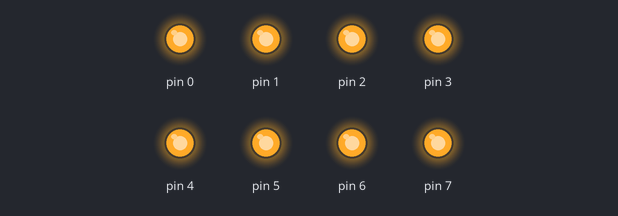
This sketch was run on a simulated Arduino Uno, built with avr-gcc and run on an emulated ATmega328P. Shown: output pins drawn as LEDs (lit = HIGH).

Above: at 0.05 s.
At 0.35 s:
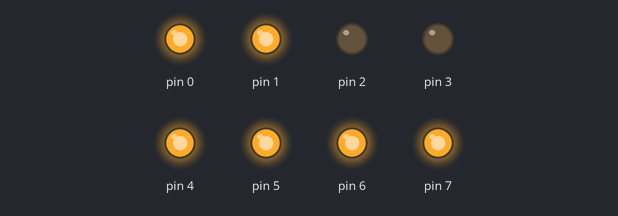
At 0.75 s:
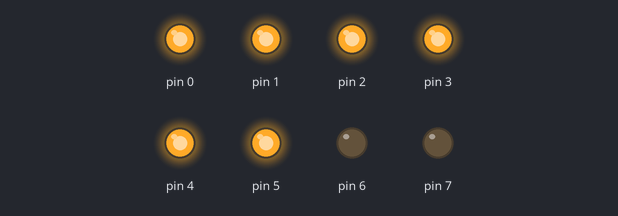
At 1.45 s:
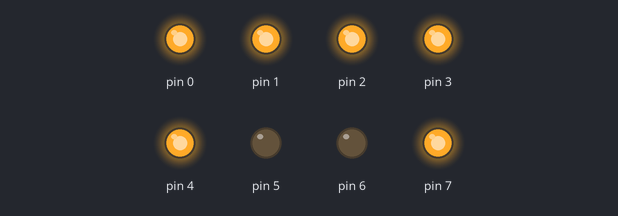
At 2.15 s:
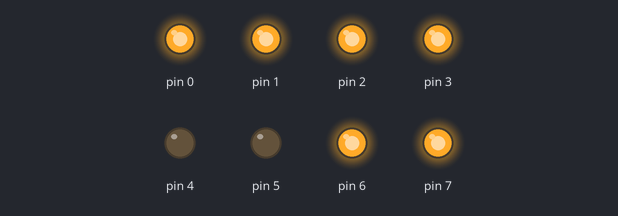
At 2.85 s:
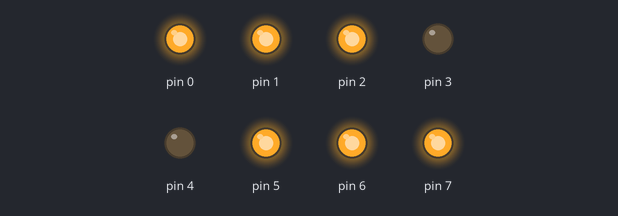
Timing chart, 0 to 3.1 s (numbered marks = the images above):
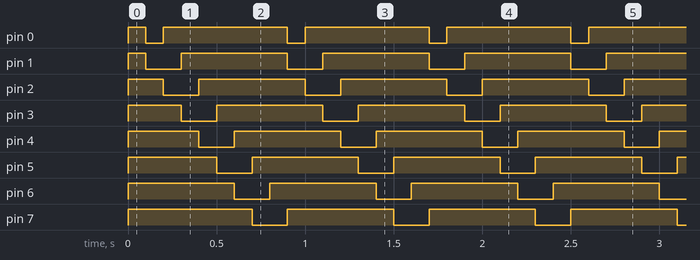

The sketch:

Running_Led.ino
```cpp
int a=3;
int b=0;
int c=0;

void setup() {
pinMode(0,OUTPUT);
pinMode(1,OUTPUT);
pinMode(2,OUTPUT);
pinMode(3,OUTPUT);
pinMode(4,OUTPUT);
pinMode(5,OUTPUT);
pinMode(6,OUTPUT);
pinMode(7,OUTPUT);
}

void loop() {
PORTD=~b;
b=a<<c;
c++;
if(c==8){c=0;}
delay(100);
}
```

Measured:
- by itself, pin 0: repeats every 0.80 s: LOW 0.10 s, HIGH 0.70 s
- by itself, pin 1–4: repeats every 0.80 s: LOW 0.20 s, HIGH 0.60 s
- by itself, pin 5–7: alternates HIGH for 0.60 s and LOW for 0.20 s
